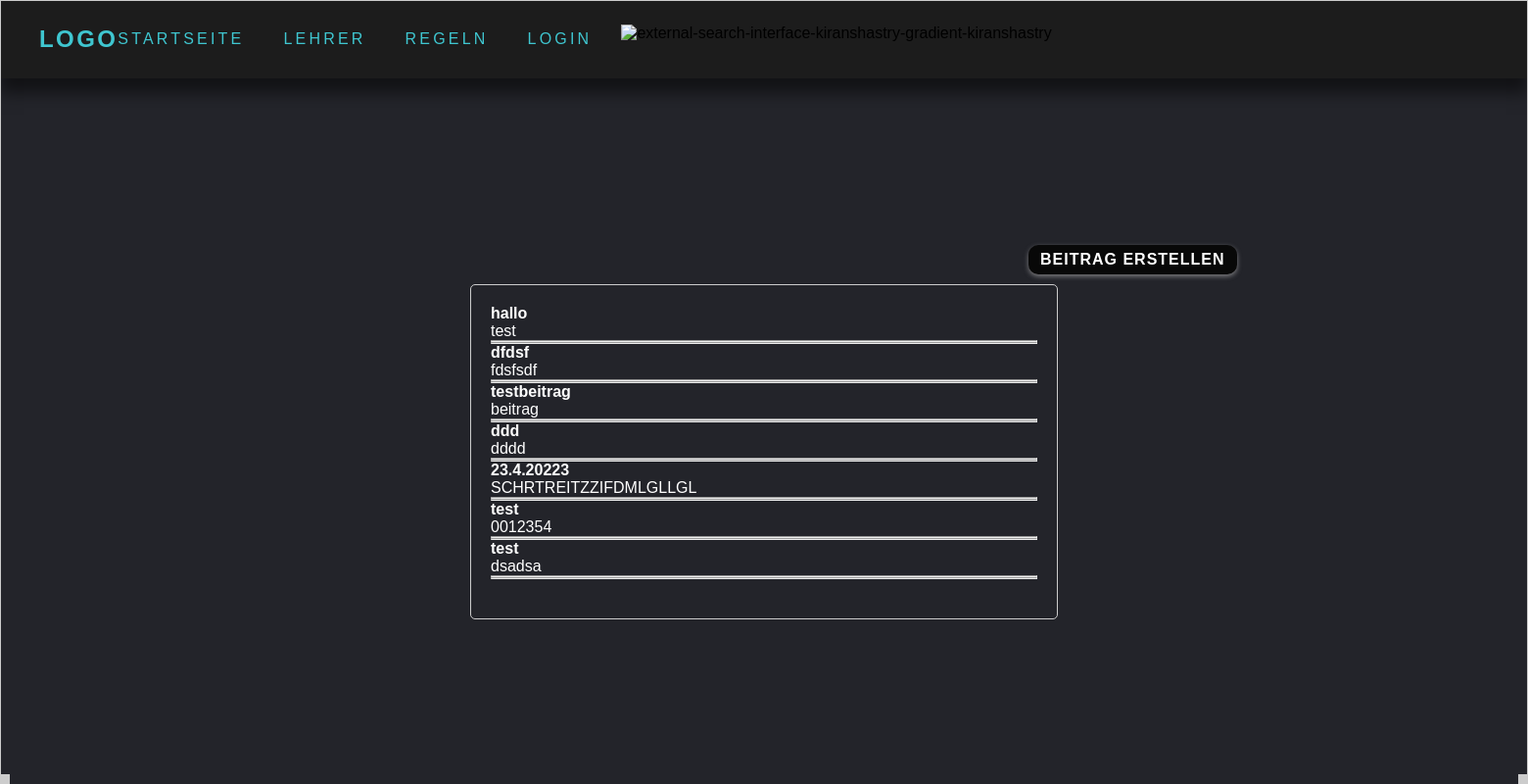
The app's page /, older data.
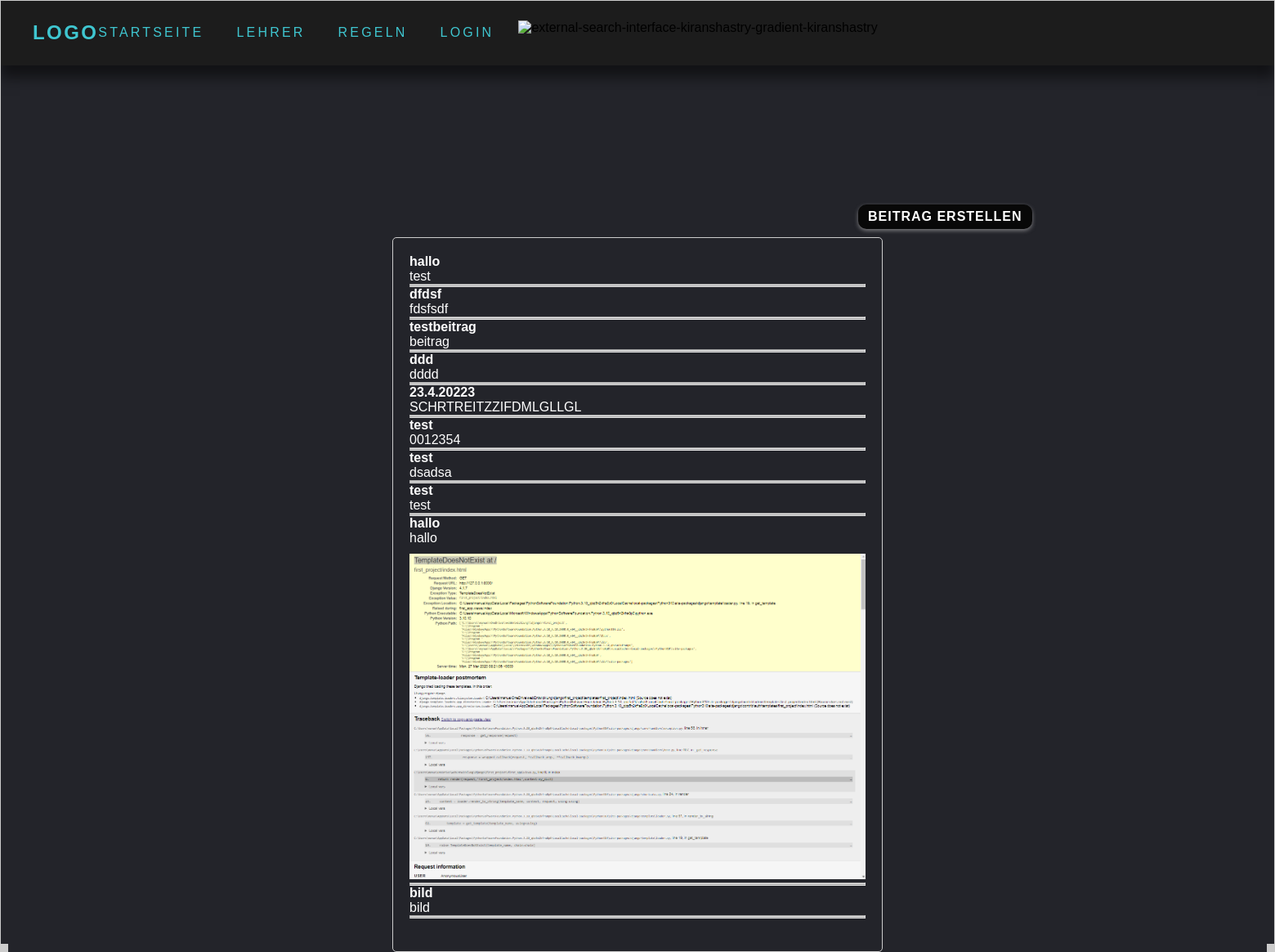
The same page, newer data.
### forum_app/models.py (models this page shows, shortened)
class beitrag(models.Model):
    titel = models.CharField(max_length=100)
    beitrag = models.CharField(max_length=500)
    likes = models.ManyToManyField(User, related_name='liked_beitraege', blank=True)
    image = models.ImageField(upload_to="static/test", null=True, blank=True)

### forum_app/views.py (the view)
# urls.py: path('', views.index,name='index'),
def index(request):
    post = forms.PostBeitrag()
    all_beitrag = beitrag.objects.all()
    all_comment = comment.objects.all()
    if request.method == 'POST':
        post = forms.PostBeitrag(request.POST)
        if post.is_valid():
            post.save(commit=True)
            post = forms.PostBeitrag()
            return HttpResponseRedirect(reverse('index'))
    return render(request, 'forum_app/index.html',{'beitrag_form':post, 'beitrag':all_beitrag, 'beitrag.comment.all':all_comment,})

### forum_app/forms.py
class PostBeitrag(forms.ModelForm):
    class Meta:
        model = beitrag
        fields = ['titel', 'beitrag', 'image']
        widgets = {'beitrag': forms.Textarea(attrs={'placeholder': 'Beitrag'}),
                   'titel':forms.TextInput(attrs={'placeholder': 'Titel'})}

### templates/forum_app/index.html (shortened to what this page needs)
<!DOCTYPE html>
{% load static %}
<html lang="de">
    <head>
        <link href="{%static 'style2.css'%}" rel="stylesheet">
        <link href="{%static 'index.css'%}" rel="stylesheet">
    </head>
    <body>
      <header>
        <a href ="{% url 'index' %}" class="logo"> Logo </a>
        <div class="nav">
          <ul class="navigation">
                <li><a href="{% url 'index' %}">Startseite</a></li>
                <li><a href="{% url 'lehrer' %}">Lehrer</a></li>
                <li><a href="{% url 'rules' %}">Regeln</a></li>
                <li><a href="{% url 'login' %}">Login</a></li>
            </div>
            <div class="search">
              <span class="icon">
              <img name="search-outline" class="searchBtn" width="32" height="32" src="https://img.icons8.com/external-kiranshastry-gradient-kiranshastry/64/external-search-interface-kiranshastry-gradient-kiranshastry.png" alt="external-search-interface-kiranshastry-gradient-kiranshastry"/>
            </span>
            </div>
      </header>
      <input id="post_erstellen" type="submit" value="Beitrag erstellen">
      <div class="box">
        <div class="box-inner">
  {% if user.is_authenticated %}
    <ul>
      {% for post in beitrag %}
        <strong><a href="{% url 'beitrag-detail' post.pk %}">{{ post.titel }}</a> <br/> </strong>
        {{ post.beitrag }}
        <img src="{{ post.image }}" alt=""> <hr>
        {%endfor%}
    </ul>
  {%else%}
    {% for post in beitrag %}
      <strong>{{ post.titel }}</strong><br>
      {{ post.beitrag }}
      <img src="{{ post.image }}" alt=""> <hr><hr>
    {% endfor%}
  {%endif%}
    </div>
    <div class="border bottom-left"></div>
    <div class="border bottom-right"></div>
</div>
    </body>
</html>

Row changes from the older to the newer data that the page shows:
added beitrag: titel "test", beitrag "test"
added beitrag: titel "hallo", beitrag "hallo", image (picture)
added beitrag: titel "bild", beitrag "bild"
